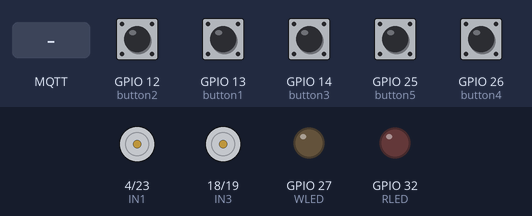
A sketch run on a simulated ESP32. Shown: motor-driver pin pairs drawn as motors (green arrow = first pin HIGH = forward, orange = second pin HIGH = backward, longer = more drive, scaled by the enable pin), output pins drawn as LEDs (lit = HIGH). The test bench sets the inputs (shaded band); at power-on: GPIO 12 (button2), GPIO 13 (button1), GPIO 14 (button3), GPIO 25 (button5), GPIO 26 (button4) HIGH. WiFi joins after 1.5 s; servers stay silent unless stated; random numbers use the default seed unless the sketch sets one; no MQTT or app messages arrive unless stated; nothing arrives over Bluetooth unless stated; what the sketch prints to the serial monitor is not drawn.

Above: at 2.7 s.
2.8 s: GPIO 12 (button2) pulled LOW for 0.15 s
At 2.89 s:
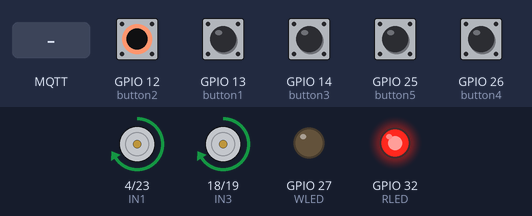
4.4 s: GPIO 13 (button1) pulled LOW for 0.15 s
At 4.48 s:
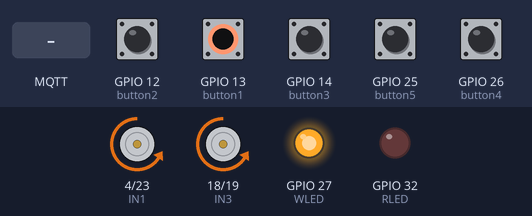
6.0 s: GPIO 14 (button3) pulled LOW for 0.15 s
At 6.09 s:
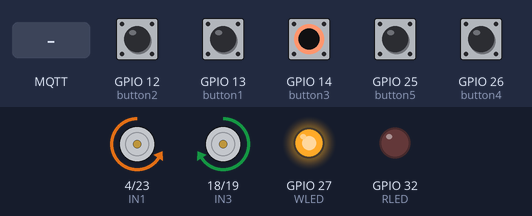
7.6 s: GPIO 26 (button4) pulled LOW for 0.15 s
At 7.68 s:
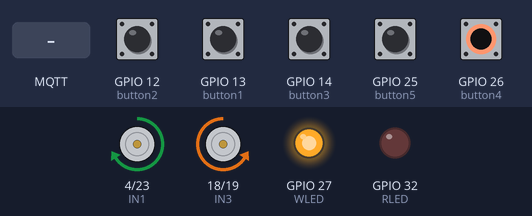
10.7 s: MQTT message "R" arrives on the first subscribed topic
At 11.3 s:
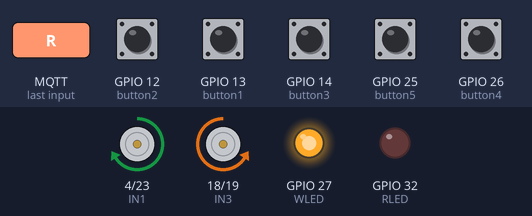
Timing chart, 0 to 13.2 s (numbered marks = the images above; inputs shaded):
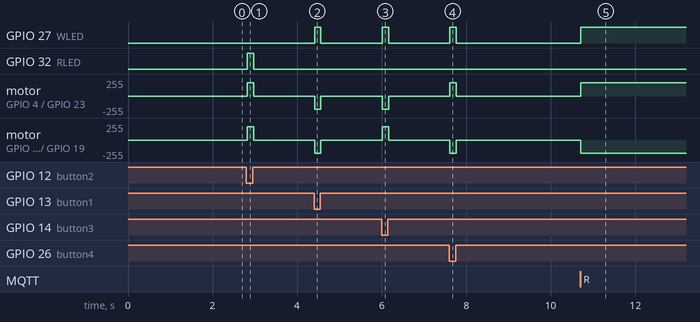

Measured:
- after the input at 2.8 s, GPIO 32 (RLED): LOW → HIGH at once, → LOW 0.15 s later; motor on GPIO 4 (IN1) / GPIO 23 (IN2), motor on GPIO 18 (IN3) / GPIO 19 (IN4): stopped → forward 199/255 at once, → stopped 0.15 s later
- after the input at 4.4 s, GPIO 27 (WLED): LOW → HIGH at once, → LOW 0.15 s later; motor on GPIO 4 (IN1) / GPIO 23 (IN2), motor on GPIO 18 (IN3) / GPIO 19 (IN4): stopped → backward 199/255 at once, → stopped 0.15 s later
- after the input at 6.0 s, GPIO 27 (WLED): LOW → HIGH at once, → LOW 0.15 s later; motor on GPIO 4 (IN1) / GPIO 23 (IN2): stopped → backward 199/255 at once, → stopped 0.15 s later; motor on GPIO 18 (IN3) / GPIO 19 (IN4): stopped → forward 199/255 at once, → stopped 0.15 s later
- after the input at 7.6 s, GPIO 27 (WLED): LOW → HIGH at once, → LOW 0.15 s later; motor on GPIO 4 (IN1) / GPIO 23 (IN2): stopped → forward 199/255 at once, → stopped 0.15 s later; motor on GPIO 18 (IN3) / GPIO 19 (IN4): stopped → backward 199/255 at once, → stopped 0.15 s later
- after the input at 10.7 s, GPIO 27 (WLED): LOW → HIGH at once; motor on GPIO 4 (IN1) / GPIO 23 (IN2): stopped → forward 199/255 at once; motor on GPIO 18 (IN3) / GPIO 19 (IN4): stopped → backward 199/255 at once

The sketch:

esp32_smart_car.ino
```cpp
#include <WiFi.h>
#include <WebServer.h>
#include <BluetoothSerial.h>
#include <PubSubClient.h>

// ================= WIFI =================
const char* WIFI_SSID = "Shaker..";
const char* WIFI_PASSWORD = "123456789";

// ================= AP for Web =================
const char* AP_SSID = "shaker";
const char* AP_PASSWORD = "123456789";

// ================= MQTT =================
const char* mqtt_server = "broker.hivemq.com";
const int mqtt_port = 1883;
const char* topicControl = "shaker/car/control";
const char* topicSpeedA  = "shaker/car/speedA";
const char* topicSpeedB  = "shaker/car/speedB";
const char* topicStatus  = "shaker/car/status";

// ================= PINS =================
#define ENA 21
#define ENB 22
#define IN1 4
#define IN2 23
#define IN3 18
#define IN4 19
#define WLED 27
#define RLED 32

// ================= INPUT BUTTONS =================
const int button1 = 13;  // Forward
const int button2 = 12;  // Backward
const int button3 = 14;  // Left
const int button4 = 26;  // Right
const int button5 = 25;  // Stop

// ================= PWM =================
const int PWM_CHANNEL_A = 0;
const int PWM_CHANNEL_B = 1;
const int PWM_FREQUENCY = 5000;
const int PWM_RESOLUTION = 8;

// ================= OBJECTS =================
BluetoothSerial BTSerial;
WebServer server(80);
WiFiClient espClient;
PubSubClient client(espClient);

// ================= STATE =================
int motorSpeedA = 200;
int motorSpeedB = 200;
String currentDirection = "STOP";
bool whiteLedOn = false;
bool redLedOn = false;
bool webButtonActive = false;

unsigned long lastDebounce[5] = {0, 0, 0, 0, 0};
const unsigned long DEBOUNCE_DELAY = 50;
int prevButtonState[5] = {HIGH, HIGH, HIGH, HIGH, HIGH};

enum ControlSource {
  SRC_NONE,
  SRC_WEB,
  SRC_BT,
  SRC_MQTT,
  SRC_PHYSICAL
};

ControlSource lastSource = SRC_NONE;

// ================= PWM APPLY =================
void applyPWM() {
  if (currentDirection == "STOP") {
    ledcWrite(PWM_CHANNEL_A, 0);
    ledcWrite(PWM_CHANNEL_B, 0);
  } else {
    ledcWrite(PWM_CHANNEL_A, motorSpeedA);
    ledcWrite(PWM_CHANNEL_B, motorSpeedB);
  }
}

// ================= MOTOR CONTROL =================
void carForward() {
  digitalWrite(IN1, LOW);
  digitalWrite(IN2, HIGH);
  digitalWrite(IN3, LOW);
  digitalWrite(IN4, HIGH);
  digitalWrite(WLED, HIGH);
  digitalWrite(RLED, LOW);
  currentDirection = "FORWARD";
  whiteLedOn = true;
  redLedOn = false;
  applyPWM();
  Serial.println("[MOTOR] FORWARD");
}

void carBackward() {
  digitalWrite(IN1, HIGH);
  digitalWrite(IN2, LOW);
  digitalWrite(IN3, HIGH);
  digitalWrite(IN4, LOW);
  digitalWrite(WLED, LOW);
  digitalWrite(RLED, HIGH);
  currentDirection = "BACKWARD";
  whiteLedOn = false;
  redLedOn = true;
  applyPWM();
  Serial.println("[MOTOR] BACKWARD");
}

void carLeft() {
  digitalWrite(IN1, LOW);
  digitalWrite(IN2, HIGH);
  digitalWrite(IN3, HIGH);
  digitalWrite(IN4, LOW);
  digitalWrite(WLED, HIGH);
  digitalWrite(RLED, LOW);
  currentDirection = "LEFT";
  whiteLedOn = true;
  redLedOn = false;
  applyPWM();
  Serial.println("[MOTOR] LEFT");
}

void carRight() {
  digitalWrite(IN1, HIGH);
  digitalWrite(IN2, LOW);
  digitalWrite(IN3, LOW);
  digitalWrite(IN4, HIGH);
  digitalWrite(WLED, HIGH);
  digitalWrite(RLED, LOW);
  currentDirection = "RIGHT";
  whiteLedOn = true;
  redLedOn = false;
  applyPWM();
  Serial.println("[MOTOR] RIGHT");
}

void carStop() {
  digitalWrite(IN1, LOW);
  digitalWrite(IN2, LOW);
  digitalWrite(IN3, LOW);
  digitalWrite(IN4, LOW);
  digitalWrite(WLED, LOW);
  digitalWrite(RLED, LOW);
  currentDirection = "STOP";
  whiteLedOn = false;
  redLedOn = false;
  applyPWM();
  Serial.println("[MOTOR] STOP");
}

// ================= STATUS JSON =================
String makeStatusJson() {
  String json = "{";
  json += "\"dir\":\"" + currentDirection + "\",";
  json += "\"spdA\":" + String(motorSpeedA) + ",";
  json += "\"spdB\":" + String(motorSpeedB) + ",";
  json += "\"wled\":" + String(whiteLedOn ? "true" : "false") + ",";
  json += "\"rled\":" + String(redLedOn ? "true" : "false");
  json += "}";
  return json;
}

void publishStatus() {
  if (!client.connected()) return;
  String payload = makeStatusJson();
  client.publish(topicStatus, payload.c_str(), true);
}

// ================= MQTT CALLBACK =================
void mqttCallback(char* topic, byte* payload, unsigned int length) {
  String msg;
  for (unsigned int i = 0; i < length; i++) msg += (char)payload[i];
  msg.trim();

  Serial.print("Topic: ");
  Serial.println(topic);
  Serial.print("Message: ");
  Serial.println(msg);

  String t = String(topic);

  if (t == topicControl) {
    lastSource = SRC_MQTT;
    webButtonActive = false;

    if (msg == "F") carForward();
    else if (msg == "B") carBackward();
    else if (msg == "L") carLeft();
    else if (msg == "R") carRight();
    else if (msg == "S") carStop();
  }
  else if (t == topicSpeedA) {
    motorSpeedA = constrain(msg.toInt(), 0, 255);
    lastSource = SRC_MQTT;
    applyPWM();
  }
  else if (t == topicSpeedB) {
    motorSpeedB = constrain(msg.toInt(), 0, 255);
    lastSource = SRC_MQTT;
    applyPWM();
  }
}

// ================= WIFI STA =================
void setup_wifi_STA() {
  WiFi.mode(WIFI_AP_STA);
  WiFi.begin(WIFI_SSID, WIFI_PASSWORD);

  Serial.print("Connecting to WiFi");
  unsigned long start = millis();

  while (WiFi.status() != WL_CONNECTED) {
    delay(500);
    Serial.print(".");

    if (millis() - start > 20000) {
      Serial.println();
      Serial.println("[WIFI] Retry...");
      start = millis();
      WiFi.disconnect(true);
      delay(1000);
      WiFi.begin(WIFI_SSID, WIFI_PASSWORD);
    }
  }

  Serial.println();
  Serial.println("WiFi connected");
  Serial.println(WiFi.localIP());
}

// ================= MQTT RECONNECT =================
void reconnectMQTT() {
  while (!client.connected()) {
    Serial.print("Attempting MQTT connection...");
    String clientId = "ESP32CAR-" + String(random(0xffff), HEX);

    if (client.connect(clientId.c_str())) {
      Serial.println("connected");
      client.subscribe(topicControl);
      client.subscribe(topicSpeedA);
      client.subscribe(topicSpeedB);
      publishStatus();
    } else {
      Serial.print("failed, rc=");
      Serial.println(client.state());
      delay(2000);
    }
  }
}

// ================= WEB PAGE =================
const char INDEX_HTML[] PROGMEM = R"rawliteral(
<!DOCTYPE html>
<html>
<head>
<meta charset="UTF-8">
<meta name="viewport" content="width=device-width, initial-scale=1.0">
<title>ESP32 Smart Car</title>
<style>
  *{margin:0;padding:0;box-sizing:border-box}
  body{font-family:Arial,Helvetica,sans-serif;background:#1a1a2e;color:#eee;display:flex;flex-direction:column;align-items:center;padding:15px;min-height:100vh}
  h1{color:#00b4d8;margin-bottom:4px;font-size:1.6em}
  .sub{color:#777;font-size:0.85em;margin-bottom:20px}
  .status{background:rgba(255,255,255,0.06);border:1px solid rgba(255,255,255,0.1);border-radius:10px;padding:18px;width:100%;max-width:460px;text-align:center;margin-bottom:22px}
  .status h2{font-size:1em;color:#999;margin-bottom:10px}
  #dirText{font-size:2em;font-weight:bold;padding:8px;border-radius:6px;margin-bottom:8px}
  .dir-stop{color:#888;background:rgba(100,100,100,0.2)}
  .dir-forward{color:#0f0;background:rgba(0,255,0,0.08)}
  .dir-backward{color:#f44;background:rgba(255,0,0,0.08)}
  .dir-left{color:#fa0;background:rgba(255,170,0,0.08)}
  .dir-right{color:#a6f;background:rgba(170,100,255,0.08)}
  .led-row{display:flex;justify-content:center;gap:25px;margin-top:8px;font-size:0.9em}
  .led-item{display:flex;align-items:center;gap:6px}
  .dot{width:12px;height:12px;border-radius:50%;border:2px solid #555}
  .dot.w-on{background:#fff;border-color:#fff;box-shadow:0 0 8px #fff}
  .dot.r-on{background:#f33;border-color:#f33;box-shadow:0 0 8px #f33}
  .speed-row{display:flex;justify-content:center;gap:20px;margin-top:10px;font-size:0.85em;color:#00b4d8}
  .ctrl{width:100%;max-width:460px;margin-bottom:22px;text-align:center}
  .ctrl h2{font-size:1em;color:#999;margin-bottom:14px}
  .cross{position:relative;width:210px;height:210px;margin:0 auto}
  .arrow{position:absolute;width:70px;height:70px;border:none;border-radius:12px;background:rgba(255,255,255,0.06);cursor:pointer;user-select:none;-webkit-user-select:none;touch-action:none;transition:all 0.12s;display:flex;flex-direction:column;align-items:center;justify-content:center;gap:2px;color:inherit}
  .arrow .tri{font-size:1.6em;line-height:1}
  .arrow .lbl{font-size:0.65em;font-weight:bold;letter-spacing:1px}
  .a-up{top:0;left:50%;transform:translateX(-50%);border:2px solid #0f0;color:#0f0}
  .a-up:active,.a-up.pressed{background:rgba(0,255,0,0.2);box-shadow:0 0 20px rgba(0,255,0,0.3)}
  .a-down{bottom:0;left:50%;transform:translateX(-50%);border:2px solid #f44;color:#f44}
  .a-down:active,.a-down.pressed{background:rgba(255,68,68,0.2);box-shadow:0 0 20px rgba(255,68,68,0.3)}
  .a-left{left:0;top:50%;transform:translateY(-50%);border:2px solid #fa0;color:#fa0}
  .a-left:active,.a-left.pressed{background:rgba(255,170,0,0.2);box-shadow:0 0 20px rgba(255,170,0,0.3)}
  .a-right{right:0;top:50%;transform:translateY(-50%);border:2px solid #a6f;color:#a6f}
  .a-right:active,.a-right.pressed{background:rgba(170,100,255,0.2);box-shadow:0 0 20px rgba(170,100,255,0.3)}
  .a-stop{top:50%;left:50%;transform:translate(-50%,-50%);width:72px;height:72px;border:2px solid #f44;color:#f44;border-radius:50%;background:rgba(255,68,68,0.08)}
  .a-stop:active,.a-stop.pressed{background:rgba(255,68,68,0.25);box-shadow:0 0 20px rgba(255,68,68,0.3)}
  .sliders{width:100%;max-width:460px;margin-bottom:22px}
  .sliders h2{font-size:1em;color:#999;margin-bottom:12px;text-align:center}
  .sld-group{background:rgba(255,255,255,0.04);border:1px solid rgba(255,255,255,0.08);border-radius:8px;padding:12px 16px;margin-bottom:10px}
  .sld-label{display:flex;justify-content:space-between;margin-bottom:6px;font-size:0.9em}
  .sld-label .val{color:#00b4d8;font-weight:bold;min-width:30px;text-align:right}
  input[type=range]{width:100%;-webkit-appearance:none;appearance:none;height:6px;border-radius:3px;background:rgba(255,255,255,0.12);outline:none}
  input[type=range]::-webkit-slider-thumb{-webkit-appearance:none;appearance:none;width:20px;height:20px;border-radius:50%;background:#00b4d8;cursor:pointer}
  input[type=range]::-moz-range-thumb{width:20px;height:20px;border-radius:50%;background:#00b4d8;cursor:pointer;border:none}
</style>
</head>
<body>
<h1>ESP32 Smart Car</h1>
<p class="sub">Manual Control Dashboard</p>
<div class="status">
  <h2>STATUS</h2>
  <div id="dirText" class="dir-stop">STOP</div>
  <div class="led-row">
    <div class="led-item"><div id="dotW" class="dot"></div> Front LED</div>
    <div class="led-item"><div id="dotR" class="dot"></div> Rear LED</div>
  </div>
  <div class="speed-row">
    <span>ENA: <b id="spdAText">200</b></span>
    <span>ENB: <b id="spdBText">200</b></span>
  </div>
</div>
<div class="ctrl">
  <h2>DIRECTION (hold to move, release to stop)</h2>
  <div class="cross">
    <button class="arrow a-up" data-cmd="forward"><span class="tri">&#9650;</span><span class="lbl">FRONT</span></button>
    <button class="arrow a-left" data-cmd="left"><span class="tri">&#9664;</span><span class="lbl">LEFT</span></button>
    <button class="arrow a-stop" data-cmd="stop"><span class="tri">&#9632;</span><span class="lbl">STOP</span></button>
    <button class="arrow a-right" data-cmd="right"><span class="tri">&#9654;</span><span class="lbl">RIGHT</span></button>
    <button class="arrow a-down" data-cmd="backward"><span class="tri">&#9660;</span><span class="lbl">BACK</span></button>
  </div>
</div>
<div class="sliders">
  <h2>MOTOR SPEED CONTROL</h2>
  <div class="sld-group">
    <div class="sld-label"><span>Motor A (ENA)</span><span class="val" id="valA">200</span></div>
    <input type="range" id="sldA" min="0" max="255" value="200">
  </div>
  <div class="sld-group">
    <div class="sld-label"><span>Motor B (ENB)</span><span class="val" id="valB">200</span></div>
    <input type="range" id="sldB" min="0" max="255" value="200">
  </div>
</div>
<script>
function sendCmd(c){ var x=new XMLHttpRequest(); x.open('GET','/cmd?action='+c,true); x.send(); }
function refreshStatus(){
  var x=new XMLHttpRequest();
  x.onreadystatechange=function(){
    if(this.readyState==4&&this.status==200){
      var d=JSON.parse(this.responseText);
      var el=document.getElementById('dirText');
      el.textContent=d.dir;
      el.className='dir-'+d.dir.toLowerCase();
      document.getElementById('dotW').className='dot'+(d.wled?' w-on':'');
      document.getElementById('dotR').className='dot'+(d.rled?' r-on':'');
      document.getElementById('spdAText').textContent=d.spdA;
      document.getElementById('spdBText').textContent=d.spdB;
    }
  };
  x.open('GET','/status',true); x.send();
}
var dirs=['forward','backward','left','right'];
dirs.forEach(function(c){
  var btn=document.querySelector('[data-cmd="'+c+'"]');
  btn.addEventListener('mousedown',function(e){e.preventDefault();sendCmd(c);btn.classList.add('pressed')});
  btn.addEventListener('mouseup',function(e){e.preventDefault();sendCmd('stop');btn.classList.remove('pressed')});
  btn.addEventListener('mouseleave',function(){ if(btn.classList.contains('pressed')){sendCmd('stop');btn.classList.remove('pressed')} });
  btn.addEventListener('touchstart',function(e){e.preventDefault();sendCmd(c);btn.classList.add('pressed')});
  btn.addEventListener('touchend',function(e){e.preventDefault();sendCmd('stop');btn.classList.remove('pressed')});
  btn.addEventListener('touchcancel',function(){sendCmd('stop');btn.classList.remove('pressed')});
});
document.querySelector('[data-cmd="stop"]').addEventListener('click',function(){sendCmd('stop')});
var sldA=document.getElementById('sldA'),valA=document.getElementById('valA');
var sldB=document.getElementById('sldB'),valB=document.getElementById('valB');
sldA.addEventListener('input',function(){valA.textContent=this.value});
sldA.addEventListener('change',function(){ var x=new XMLHttpRequest(); x.open('GET','/speed?a='+this.value,true); x.send(); });
sldB.addEventListener('input',function(){valB.textContent=this.value});
sldB.addEventListener('change',function(){ var x=new XMLHttpRequest(); x.open('GET','/speed?b='+this.value,true); x.send(); });
setInterval(refreshStatus,500); refreshStatus();
</script>
</body>
</html>
)rawliteral";

// ================= WEB HANDLERS =================
void handleRoot() {
  server.send(200, "text/html", INDEX_HTML);
}

void handleCommand() {
  if (server.hasArg("action")) {
    String action = server.arg("action");
    lastSource = SRC_WEB;

    if (action == "forward") {
      webButtonActive = true;
      carForward();
    }
    else if (action == "backward") {
      webButtonActive = true;
      carBackward();
    }
    else if (action == "left") {
      webButtonActive = true;
      carLeft();
    }
    else if (action == "right") {
      webButtonActive = true;
      carRight();
    }
    else if (action == "stop") {
      webButtonActive = false;
      carStop();
    }
  }
  server.send(200, "text/plain", "OK");
}

void handleSpeed() {
  if (server.hasArg("a")) motorSpeedA = constrain(server.arg("a").toInt(), 0, 255);
  if (server.hasArg("b")) motorSpeedB = constrain(server.arg("b").toInt(), 0, 255);

  if (currentDirection == "FORWARD") carForward();
  else if (currentDirection == "BACKWARD") carBackward();
  else if (currentDirection == "LEFT") carLeft();
  else if (currentDirection == "RIGHT") carRight();

  server.send(200, "text/plain", "OK");
}

void handleStatus() {
  server.send(200, "application/json", makeStatusJson());
}

// ================= PHYSICAL BUTTONS =================
void readPhysicalButtons() {
  int pins[5] = {button1, button2, button3, button4, button5};
  int states[5];

  for (int i = 0; i < 5; i++) {
    int reading = digitalRead(pins[i]);
    if (reading != prevButtonState[i]) {
      lastDebounce[i] = millis();
    }

    if ((millis() - lastDebounce[i]) > DEBOUNCE_DELAY) {
      states[i] = reading;
    } else {
      states[i] = prevButtonState[i];
    }

    prevButtonState[i] = reading;
  }

  if (states[0] == LOW) {
    lastSource = SRC_PHYSICAL;
    carForward();
  }
  else if (states[1] == LOW) {
    lastSource = SRC_PHYSICAL;
    carBackward();
  }
  else if (states[2] == LOW) {
    lastSource = SRC_PHYSICAL;
    carLeft();
  }
  else if (states[3] == LOW) {
    lastSource = SRC_PHYSICAL;
    carRight();
  }
  else if (states[4] == LOW) {
    lastSource = SRC_PHYSICAL;
    carStop();
  }
  else {
    // الإيقاف التلقائي فقط للأزرار الفيزيائية
    if (lastSource == SRC_PHYSICAL && currentDirection != "STOP") {
      carStop();
      lastSource = SRC_NONE;
    }
  }
}

// ================= SETUP =================
void setup() {
  Serial.begin(115200);

  pinMode(WLED, OUTPUT);
  pinMode(RLED, OUTPUT);
  pinMode(ENA, OUTPUT);
  pinMode(ENB, OUTPUT);
  pinMode(IN1, OUTPUT);
  pinMode(IN2, OUTPUT);
  pinMode(IN3, OUTPUT);
  pinMode(IN4, OUTPUT);

  pinMode(button1, INPUT_PULLUP);
  pinMode(button2, INPUT_PULLUP);
  pinMode(button3, INPUT_PULLUP);
  pinMode(button4, INPUT_PULLUP);
  pinMode(button5, INPUT_PULLUP);

  digitalWrite(WLED, LOW);
  digitalWrite(RLED, LOW);
  digitalWrite(IN1, LOW);
  digitalWrite(IN2, LOW);
  digitalWrite(IN3, LOW);
  digitalWrite(IN4, LOW);

  ledcSetup(PWM_CHANNEL_A, PWM_FREQUENCY, PWM_RESOLUTION);
  ledcSetup(PWM_CHANNEL_B, PWM_FREQUENCY, PWM_RESOLUTION);
  ledcAttachPin(ENA, PWM_CHANNEL_A);
  ledcAttachPin(ENB, PWM_CHANNEL_B);

  ledcWrite(PWM_CHANNEL_A, 0);
  ledcWrite(PWM_CHANNEL_B, 0);

  carStop();

  WiFi.mode(WIFI_AP_STA);
  WiFi.softAP(AP_SSID, AP_PASSWORD);
  Serial.print("[AP] IP: ");
  Serial.println(WiFi.softAPIP());

  server.on("/", handleRoot);
  server.on("/cmd", handleCommand);
  server.on("/speed", handleSpeed);
  server.on("/status", handleStatus);
  server.begin();

  setup_wifi_STA();
  client.setServer(mqtt_server, mqtt_port);
  client.setCallback(mqttCallback);
  reconnectMQTT();

  BTSerial.begin("shaker");
  Serial.println("[BT] Bluetooth started as 'shaker'");
}

// ================= LOOP =================
void loop() {
  server.handleClient();
  readPhysicalButtons();

  while (BTSerial.available()) {
    char c = BTSerial.read();
    lastSource = SRC_BT;
    webButtonActive = false;

    if (c == 'F' || c == 'f') carForward();
    else if (c == 'B' || c == 'b') carBackward();
    else if (c == 'L' || c == 'l') carLeft();
    else if (c == 'R' || c == 'r') carRight();
    else if (c == 'S' || c == 's') carStop();
  }

  if (!client.connected()) {
    reconnectMQTT();
  }
  client.loop();

  static unsigned long lastStatus = 0;
  if (millis() - lastStatus > 1000) {
    lastStatus = millis();
    publishStatus();
  }

  delay(10);
}
```
